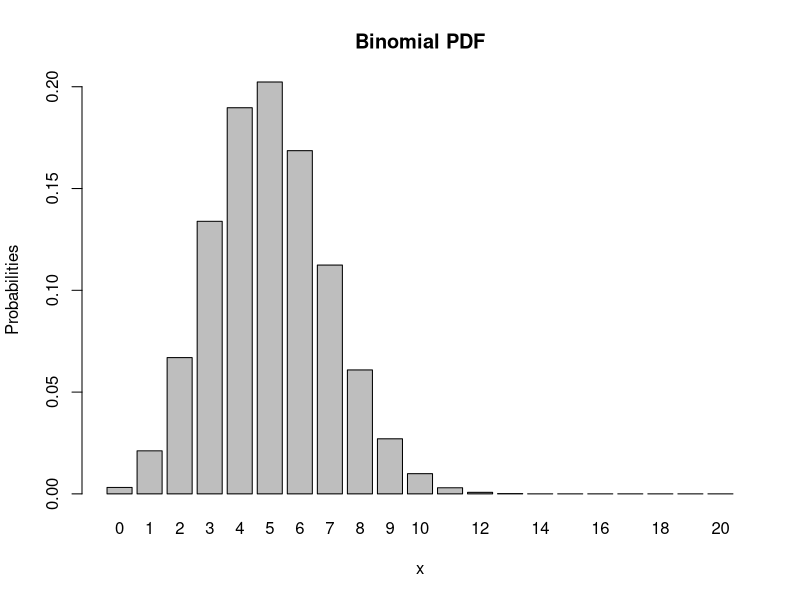

The R script that drew this image:


#1.a
n<-20
p<-0.25
x<-0:n
probabilities<-dbinom(x,size = n,prob = p)
barplot(probabilities,names.arg = x,xlab = "x",ylab = "Probabilities",main = "Binomial PDF")

#1.b
#P(X = 12)
P_X_12<-dbinom(12,size = n,prob = p)
P_X_12
#The output in R is: 0.0007516875

#1.c
#P(X = 13)
P_X_13 <- dbinom(13, size = n, prob = p)
P_X_13
#The output in R is: 0.0001541923

#1.d
#P(X = 14)
P_X_14 <- dbinom(14, size = n, prob = p)
P_X_14
#The output in R is: 2.569872e-05

#1.e
TheProbs <- c(P_X_12, P_X_13, P_X_14)
TheProbs
#The output in R is: 7.516875e-04 1.541923e-04 2.569872e-05

#1.f
#P(X = 12) +P(X = 13)+P(X = 14)
sum_probs <- P_X_12 + P_X_13 + P_X_14
sum_probs
#The output in R is: 0.0009315786

#1.g
#P(X ≤ 12)
P_X_le_12 <- pbinom(12, size = n, prob = p)
P_X_le_12
#The output in R is:0.9998163

#1.h
#P(X < 16)
P_X_lt_16 <- pbinom(15, size = n, prob = p)
P_X_lt_16
#The output in R is: 0.9999996

#1.i
#P(X ≥ 14)
P_X_ge_14 <- 1 - pbinom(13, size = n, prob = p)
P_X_ge_14
#The output in R is:2.951175e-05

#2.a
n_recover <- 20
p_recover <- 0.73
P_exactly_13 <- dbinom(13, size = n_recover, prob = p_recover)
P_exactly_13
#The output in R is:0.135568

#2.b
P_at_least_9 <- 1 - pbinom(8, size = n_recover, prob = p_recover)
P_at_least_9
#The output in R is:  0.9980533

#2.c
P_12_to_19 <- pbinom(19, size = n_recover, prob = p_recover) - pbinom(11, size = n_recover, prob = p_recover)
P_12_to_19
#The output in R is:0.9341795


#2.d
P_at_most_15 <- pbinom(15, size = n_recover, prob = p_recover)
P_at_most_15
#The output in R is:0.6624904


#2.e
expected_recoveries <- n_recover * p_recover
expected_recoveries
#The output in R is: 14.6

#2.f
variance_recoveries <- n_recover * p_recover * (1 - p_recover)
variance_recoveries
#The output in R is:3.942